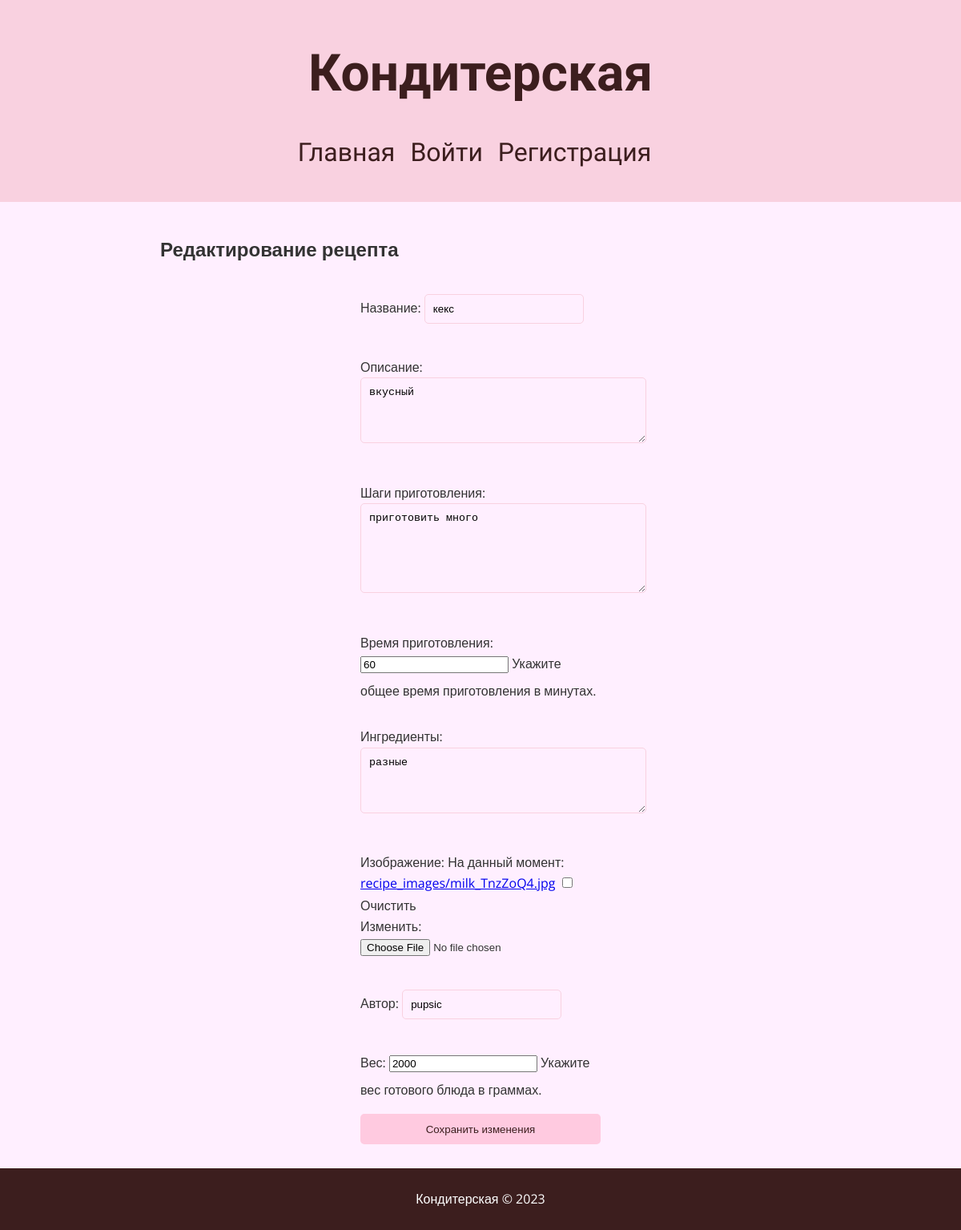
Page /recipe/edit/11/ on the earlier database version.
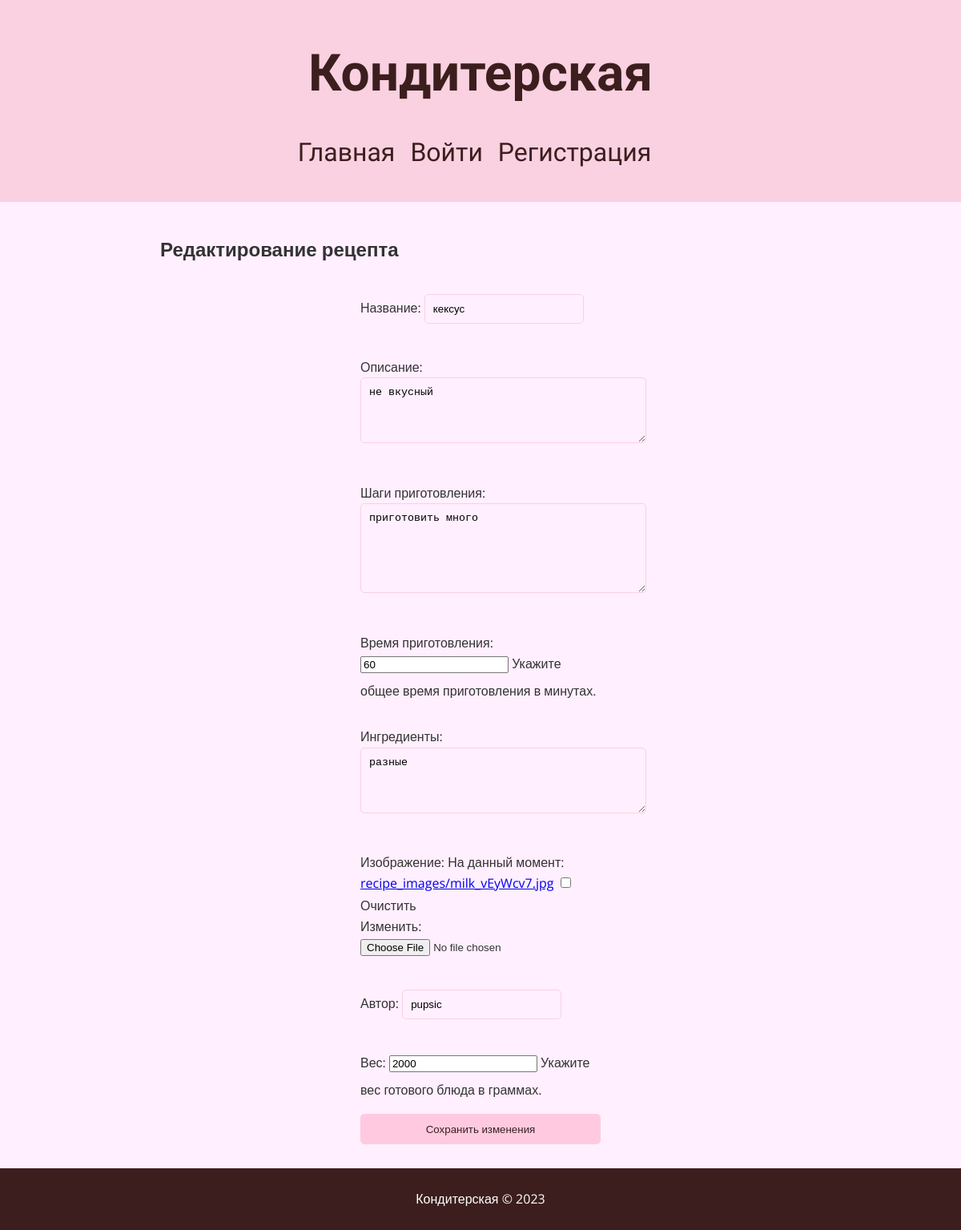
Same page on the later database version.
### recipe_webapp/models.py (models this page shows)
class Recipe(models.Model):
    id = models.AutoField(primary_key=True)
    title = models.CharField(max_length=128)
    description = models.TextField()
    preparation_steps = models.TextField()
    cooking_time = models.PositiveIntegerField(help_text="время в минутах")
    ingredients = models.TextField()
    images = models.ImageField(upload_to='recipe_images/', blank=True)
    author = models.CharField(max_length=128)
    weight = models.PositiveIntegerField(help_text="вес в граммах")

### recipe_webapp/views.py (the view)
# urls.py: path('recipe/edit/<int:pk>/', RecipeEditView.as_view(), name='recipe_edit'),
class RecipeEditView(UpdateView):
    model = Recipe
    form_class = RecipeForm
    template_name = 'recipe_edit.html'
    success_url = reverse_lazy('any_recipe')

### Recipe_website/forms.py
class RecipeForm(forms.ModelForm):
    class Meta:
        model = Recipe
        fields = ['title', 'description', 'preparation_steps', 'cooking_time', 'ingredients', 'images', 'author', 'weight']
        labels = {
            'title': 'Название',
            'description': 'Описание',
            'preparation_steps': 'Шаги приготовления',
            'cooking_time': 'Время приготовления',
            'ingredients': 'Ингредиенты',
            'images': 'Изображение',
            'author': 'Автор',
            'weight': 'Вес'
        }
        help_texts = {
            'cooking_time': 'Укажите общее время приготовления в минутах.',
            'weight': 'Укажите вес готового блюда в граммах.'
        }
        widgets = {
            'description': forms.Textarea(attrs={'rows': 4}),
            'preparation_steps': forms.Textarea(attrs={'rows': 6}),
            'ingredients': forms.Textarea(attrs={'rows': 4}),
        }

### templates/recipe_edit.html (shortened to what this page needs)
{% extends 'base.html' %}
{% block content %}
    <h2>Редактирование рецепта</h2>
    <form method="post" enctype="multipart/form-data">
        {{ form.as_p }}
        <button type="submit">Сохранить изменения</button>
    </form>
{% endblock %}

### templates/base.html (shortened to what this page needs)
{% load static %}
<!DOCTYPE html>
<html lang="en">
<head>
    <link rel="stylesheet" href="{% static 'css/style.css' %}">
</head>
<body>
    <header>
        <h1><a href="{% url 'home' %}">Кондитерская</a></h1>
        <nav>
            <ul>
                <li><a href="{% url 'any_recipe' %}">Главная</a></li>
                {% if user.is_authenticated %}
                    <li><a href="{% url 'add_recipe' %}">Добавить рецепт</a></li>
                    <li><a href="{% url 'logout' %}">Выйти</a></li>
                {% else %}
                    <li><a href="{% url 'login' %}">Войти</a></li>
                    <li><a href="{% url 'signup' %}">Регистрация</a></li>
                {% endif %}
            </ul>
        </nav>
    </header>
    <main>
        {% block content %}
        {% endblock %}
    </main>
    <footer>
        <p>Кондитерская © 2023</p>
    </footer>
</body>
</html>

### static/css/style.css (style rules this page uses)
body { font-family: 'Open Sans', sans-serif; line-height: 1.6; margin: 0; padding: 0; background: #ffefff; color: #333; }
header { background: #f9d1e0; color: #3c1e1e; padding: 20px 0; text-align: center; font-family: 'Dancing Script', cursive; }
header a { color: #3c1e1e; text-decoration: none; font-size: 2em; }
nav ul { padding: 0; list-style: none; }
nav ul li { display: inline; margin-right: 15px; }
main { padding: 20px; max-width: 800px; margin: auto; }
footer { background: #3c1e1e; color: #fff; text-align: center; padding: 10px 0; position: relative; bottom: 0; width: 100%; }
form { display: flex; flex-direction: column; max-width: 300px; margin: auto; }
form label, form input, form textarea, form button { margin-bottom: 10px; }
form input[type="text"], form input[type="email"], form input[type="password"], form textarea { padding: 10px; border: 1px solid #f9d1e0; border-radius: 5px; background: #ffefff; }
form button { padding: 10px; border: none; border-radius: 5px; background: #ffcae0; color: #3c1e1e; cursor: pointer; font-family: 'Open Sans', sans-serif; }

Differences in the rows shown:
changed Recipe "приготовить много": title "кекс" → "кексус"; description "вкусный" → "не вкусный"
Other differences:
text no longer shown: "Название: Описание: Шаги приготовления: Время приготовления: Укажите общее время приготовления в минутах. Ингредиенты: Изображение: На данный момент: recipe_images/milk_TnzZoQ4.jpg Очистить Изменить: Автор: Вес: Укажите вес готового блюда в граммах."
text now shown: "Название: Описание: Шаги приготовления: Время приготовления: Укажите общее время приготовления в минутах. Ингредиенты: Изображение: На данный момент: recipe_images/milk_vEyWcv7.jpg Очистить Изменить: Автор: Вес: Укажите вес готового блюда в граммах."
